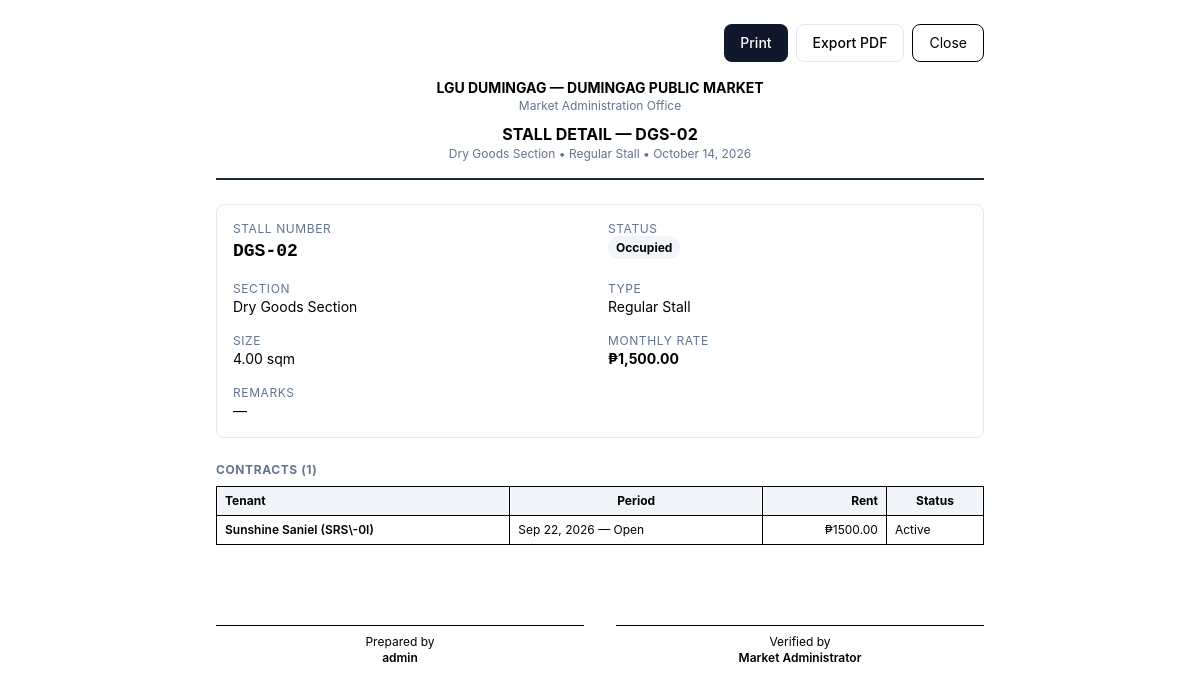
Screenshot of /stalls/2/print/ (signed in) with the database file from the repository.
### core/models.py (models this page shows, shortened)
class SystemSetting(models.Model):
    PENALTY_TYPE_CHOICES = [
        ('fixed', 'Fixed'),
        ('percentage', 'Percentage'),
    ]
    municipality_name = models.CharField(max_length=200)
    market_name = models.CharField(max_length=200)
    office_name = models.CharField(max_length=200)
    receipt_prefix = models.CharField(max_length=20)
    default_due_day = models.PositiveIntegerField(default=5)
    penalty_type = models.CharField(max_length=20, choices=PENALTY_TYPE_CHOICES, default='percentage')
    penalty_value = models.DecimalField(max_digits=10, decimal_places=2, default=0)
    grace_period = models.PositiveIntegerField(default=5)
    logo = models.ImageField(upload_to='logos/', blank=True, null=True)
    theme_color = models.CharField(max_length=7, default='#003366')
    terms_and_conditions = models.TextField(
        default=DEFAULT_CONTRACT_TERMS,
        blank=True,
        help_text='One clause per line. Printed on every rental contract.',
    )
    class Meta:
        verbose_name = 'System Setting'
        verbose_name_plural = 'System Settings'

class Stall(models.Model):
    STATUS_CHOICES = [
        ('Vacant', 'Vacant'),
        ('Occupied', 'Occupied'),
        ('Reserved', 'Reserved'),
        ('Maintenance', 'Maintenance'),
    ]
    stall_number = models.CharField(max_length=20, unique=True)
    section = models.ForeignKey(MarketSection, on_delete=models.CASCADE, related_name='stalls')
    stall_type = models.ForeignKey(StallType, on_delete=models.SET_NULL, null=True, related_name='stalls')
    size = models.DecimalField(max_digits=8, decimal_places=2, blank=True, null=True)
    monthly_rate = models.DecimalField(max_digits=10, decimal_places=2)
    status = models.CharField(max_length=20, choices=STATUS_CHOICES, default='Vacant')
    remarks = models.TextField(blank=True)
    created_at = models.DateTimeField(auto_now_add=True)
    updated_at = models.DateTimeField(auto_now=True)
    class Meta:
        ordering = ['stall_number']

class MarketSection(models.Model):
    name = models.CharField(max_length=100, unique=True)
    description = models.TextField(blank=True)
    class Meta:
        ordering = ['name']

class StallType(models.Model):
    name = models.CharField(max_length=100, unique=True)
    description = models.TextField(blank=True)
    class Meta:
        ordering = ['name']

class RentalContract(models.Model):
    STATUS_CHOICES = [
        ('Active', 'Active'),
        ('Expired', 'Expired'),
        ('Terminated', 'Terminated'),
        ('Pending', 'Pending'),
    ]
    tenant = models.ForeignKey(Tenant, on_delete=models.CASCADE, related_name='contracts')
    stall = models.ForeignKey(Stall, on_delete=models.CASCADE, related_name='contracts')
    start_date = models.DateField()
    end_date = models.DateField(null=True, blank=True)
    monthly_rent = models.DecimalField(max_digits=10, decimal_places=2)
    due_day = models.PositiveIntegerField(default=5)
    security_deposit = models.DecimalField(max_digits=10, decimal_places=2, default=0)
    status = models.CharField(max_length=20, choices=STATUS_CHOICES, default='Active')
    remarks = models.TextField(blank=True)
    created_at = models.DateTimeField(auto_now_add=True)
    updated_at = models.DateTimeField(auto_now=True)
    class Meta:
        ordering = ['-start_date']
        constraints = [
            models.UniqueConstraint(
                fields=['stall', 'status'],
                name='unique_active_contract_per_stall',
                condition=models.Q(status='Active'),
            ),
        ]

class Tenant(models.Model):
    STATUS_CHOICES = [
        ('Active', 'Active'),
        ('Inactive', 'Inactive'),
        ('Suspended', 'Suspended'),
        ('Terminated', 'Terminated'),
    ]
    tenant_id = models.CharField(max_length=20, unique=True)
    user = models.OneToOneField(User, on_delete=models.SET_NULL, null=True, blank=True, related_name='tenant')
    full_name = models.CharField(max_length=200)
    first_name = models.CharField(max_length=100, blank=True)
    middle_name = models.CharField(max_length=100, blank=True)
    last_name = models.CharField(max_length=100, blank=True)
    address = models.TextField()
    street = models.CharField(max_length=200, blank=True)
    barangay = models.CharField(max_length=100, blank=True)
    municipality = models.CharField(max_length=100, blank=True)
    province = models.CharField(max_length=100, blank=True)
    contact_number = models.CharField(max_length=20)
    email = models.EmailField(blank=True)
    valid_id_type = models.CharField(max_length=100, blank=True)
    valid_id_number = models.CharField(max_length=100, blank=True)
    valid_id_image = models.ImageField(upload_to='tenant_ids/', blank=True, null=True)
    business_name = models.CharField(max_length=200, blank=True)
    business_type = models.CharField(max_length=100, blank=True)
    emergency_contact_name = models.CharField(max_length=200, blank=True)
    emergency_contact_number = models.CharField(max_length=20, blank=True)
    status = models.CharField(max_length=20, choices=STATUS_CHOICES, default='Active')
    date_registered = models.DateField(auto_now_add=True)
    notes = models.TextField(blank=True)
    created_at = models.DateTimeField(auto_now_add=True)
    updated_at = models.DateTimeField(auto_now=True)
    class Meta:
        ordering = ['full_name']

### core/views/stalls.py (the view)
# urls.py: path('stalls/<int:pk>/print/', stall_view_print, name='stall_view_print'),
@login_required
def stall_view_print(request, pk):
    stall = get_object_or_404(Stall.objects.select_related('section', 'stall_type'), pk=pk)
    contracts = RentalContract.objects.filter(stall=stall).select_related('tenant').order_by('-start_date')
    from core.models import SystemSetting
    context = {
        'stall': stall,
        'contracts': contracts,
        'system_settings': SystemSetting.objects.first(),
        'user': request.user,
        'now': __import__('django.utils.timezone', fromlist=['now']).now(),
    }
    return render(request, 'stalls/print_view.html', context)

### core/context_processors.py (called while the page is built)
def system_settings(request):
    settings = SystemSetting.objects.first()
    return {'system_settings': settings}

def static_version(request):
    try:
        mtime = int((settings.BASE_DIR / "static" / "css" / "output.css").stat().st_mtime)
    except OSError:
        mtime = ""
    return {"STATIC_VERSION": mtime}

### templates/stalls/print_view.html (shortened to what this page needs)
{% load static humanize %}<!DOCTYPE html>
<html lang="en">
<head>
  <link rel="stylesheet" href="{% static 'css/output.css' %}?v={{ STATIC_VERSION }}">
</head>
<body class="bg-white p-6 font-sans">
  <div class="max-w-3xl mx-auto">
    <div class="no-print mb-4 flex justify-end gap-2">
      <button onclick="window.print()" class="rounded-lg bg-slate-900 px-4 py-2 text-sm font-medium text-white">Print</button>
      <a href="{% url 'stall_view_export_pdf' stall.id %}" class="rounded-lg border border-slate-200 bg-white px-4 py-2 text-sm font-medium">Export PDF</a>
      <button onclick="window.close()" class="rounded-lg border px-4 py-2 text-sm">Close</button>
    </div>
    <div class="text-center border-b-2 border-slate-800 pb-4 mb-6">
      <h1 class="text-sm font-bold uppercase">{{ system_settings.municipality_name|default:"Municipality" }} — {{ system_settings.market_name|default:"Public Market" }}</h1>
      <p class="text-xs text-slate-500">{{ system_settings.office_name|default:"" }}</p>
      <h2 class="mt-2 text-base font-bold uppercase">Stall Detail — {{ stall.stall_number }}</h2>
      <p class="text-xs text-slate-500">{{ stall.section.name }} • {{ stall.stall_type.name|default:"" }} • {{ now|date:"F d, Y" }}</p>
    </div>
    <div class="grid grid-cols-2 gap-4 text-sm border border-slate-200 rounded-lg p-4">
      <div><p class="text-xs uppercase tracking-wider text-slate-500">Stall Number</p><p class="font-mono font-bold text-lg">{{ stall.stall_number }}</p></div>
      <div><p class="text-xs uppercase tracking-wider text-slate-500">Status</p><p><span class="rounded-full bg-slate-100 px-2 py-1 text-xs font-bold">{{ stall.status }}</span></p></div>
      <div><p class="text-xs uppercase tracking-wider text-slate-500">Section</p><p>{{ stall.section.name }}</p></div>
      <div><p class="text-xs uppercase tracking-wider text-slate-500">Type</p><p>{{ stall.stall_type.name|default:"—" }}</p></div>
      <div><p class="text-xs uppercase tracking-wider text-slate-500">Size</p><p>{{ stall.size|default:"—" }} sqm</p></div>
      <div><p class="text-xs uppercase tracking-wider text-slate-500">Monthly Rate</p><p class="font-bold">₱{{ stall.monthly_rate|floatformat:2|intcomma }}</p></div>
      <div class="col-span-2"><p class="text-xs uppercase tracking-wider text-slate-500">Remarks</p><p class="text-sm">{{ stall.remarks|default:"—" }}</p></div>
    </div>
    <div class="mt-6">
      <h3 class="text-xs font-bold uppercase tracking-wider text-slate-500 mb-2">Contracts ({{ contracts|length }})</h3>
      <table class="w-full border-collapse text-xs">
        <thead><tr class="bg-slate-100"><th class="border px-2 py-1.5 text-left">Tenant</th><th class="border px-2 py-1.5">Period</th><th class="border px-2 py-1.5 text-right">Rent</th><th class="border px-2 py-1.5">Status</th></tr></thead>
        <tbody>{% for c in contracts %}<tr><td class="border px-2 py-1.5 font-semibold">{{ c.tenant.full_name }} ({{ c.tenant.tenant_id }})</td><td class="border px-2 py-1.5">{{ c.start_date|date:"M d, Y" }} — {{ c.end_date|date:"M d, Y"|default:"Open" }}</td><td class="border px-2 py-1.5 text-right">₱{{ c.monthly_rent|floatformat:2 }}</td><td class="border px-2 py-1.5">{{ c.status }}</td></tr>{% empty %}<tr><td colspan="4" class="border text-center py-3 text-slate-400">No contracts</td></tr>{% endfor %}</tbody>
      </table>
    </div>
    <div class="mt-8 grid grid-cols-2 gap-8 text-center text-xs"><div class="border-t pt-2 mt-12">Prepared by<br><span class="font-semibold">{{ user.get_full_name|default:user.username }}</span></div><div class="border-t pt-2 mt-12">Verified by<br><span class="font-semibold">Market Administrator</span></div></div>
  </div>
</body>
</html>

### rows the page displays
SystemSetting: municipality_name "LGU DUMINGAG", market_name "DUMINGAG PUBLIC MARKET", office_name "Market Administration Office"
Stall: stall_number "DGS-02", section.name "Dry Goods Section", stall_type.name "Regular Stall", status "Occupied", size "4.00", monthly_rate "1,500.00", remarks "—"
RentalContract: tenant.full_name "Sunshine Saniel", tenant.tenant_id "SRS\\-0I", start_date "Sep 22, 2026", end_date "Open", monthly_rent "1500.00", status "Active"

### other values shown
{{ now|date:"F d, Y" }} "October 14, 2026"
{{ contracts|length }} "1"
{{ user.get_full_name|default:user.username }} "admin"
